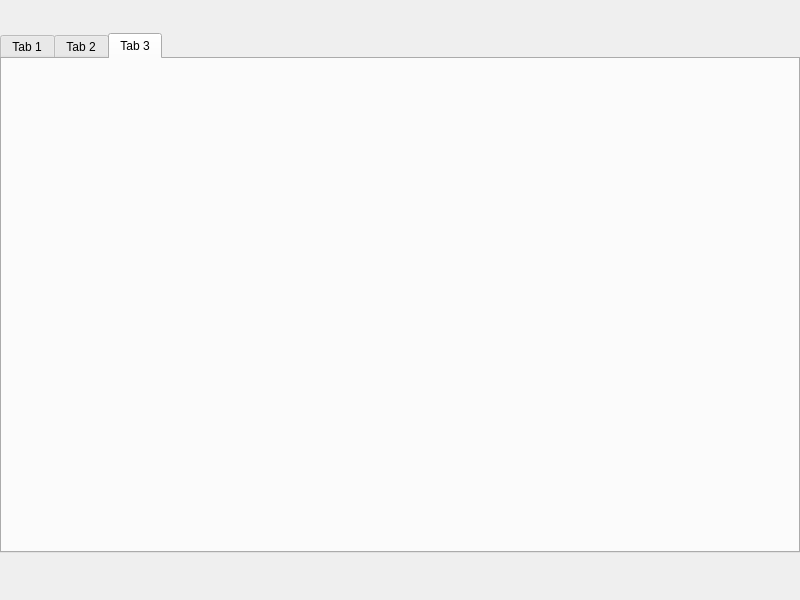
<?xml version="1.0" encoding="UTF-8"?>
<ui version="4.0">
 <class>MainWindow</class>
 <widget class="QMainWindow" name="MainWindow">
  <property name="geometry">
   <rect>
    <x>0</x>
    <y>0</y>
    <width>800</width>
    <height>600</height>
   </rect>
  </property>
  <property name="windowTitle">
   <string>MainWindow</string>
  </property>
  <widget class="QWidget" name="centralWidget">
   <widget class="QTabWidget" name="tabWidget">
    <property name="geometry">
     <rect>
      <x>0</x>
      <y>33</y>
      <width>800</width>
      <height>520</height>
     </rect>
    </property>
    <property name="currentIndex">
     <number>2</number>
    </property>
    <widget class="QWidget" name="manual_tab">
     <property name="minimumSize">
      <size>
       <width>800</width>
       <height>500</height>
      </size>
     </property>
     <attribute name="title">
      <string>Tab 1</string>
     </attribute>
    </widget>
    <widget class="QWidget" name="config_tab">
     <property name="minimumSize">
      <size>
       <width>800</width>
       <height>500</height>
      </size>
     </property>
     <attribute name="title">
      <string>Tab 2</string>
     </attribute>
    </widget>
    <widget class="QWidget" name="teach_tab">
     <property name="minimumSize">
      <size>
       <width>800</width>
       <height>500</height>
      </size>
     </property>
     <attribute name="title">
      <string>Tab 3</string>
     </attribute>
    </widget>
   </widget>
  </widget>
 </widget>
 <layoutdefault spacing="6" margin="11"/>
 <resources/>
 <connections/>
</ui>
